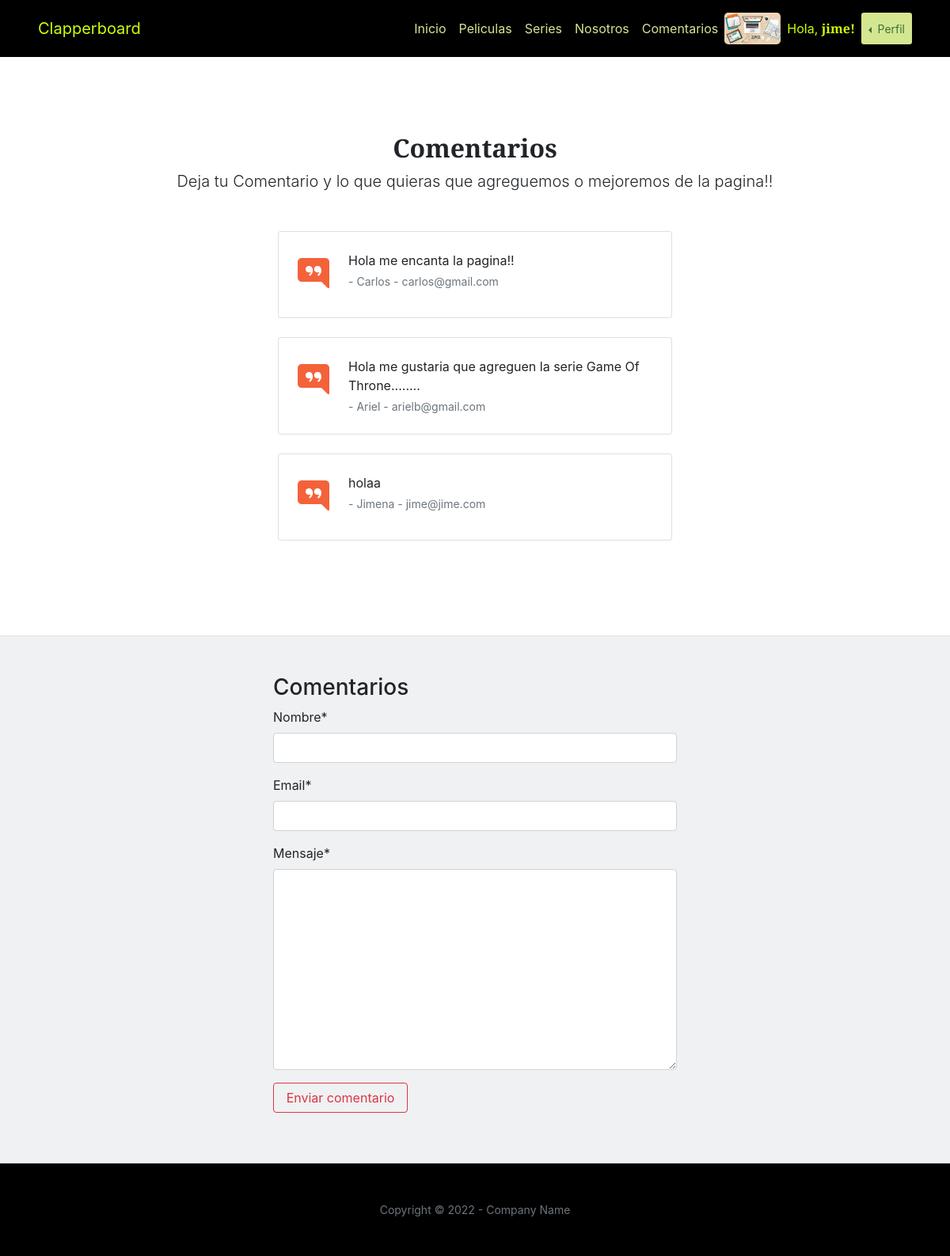
Screenshot of /comentarios/ (signed in) with the database file from the repository.
### clapperboardApp/models.py (models this page shows)
class Avatar(models.Model):
    usuario = models.OneToOneField(User, primary_key=True, on_delete=models.CASCADE)
    imagen = models.ImageField(upload_to='avatar/', blank=True)

class Comentario(models.Model):
    nombre = models.CharField(max_length=50)
    email = models.EmailField()
    mensaje = models.TextField(max_length=500, blank=True, null=True)
    actualizado = models.DateTimeField(auto_now=True)
    creado = models.DateTimeField(auto_now_add=True)
    class Meta:
        ordering = ['-creado']

### clapperboardApp/views.py (the view)
# urls.py: path('comentarios/', comentarios, name= "comentarios"),
def comentarios(request):
    comentarios = Comentario.objects.all()
    form = NuevoComentario()
    if request.method == "POST":
        form = NuevoComentario(request.POST)
        if form.is_valid():
            info_comentarios = form.cleaned_data
            comentarios = Comentario(nombre=info_comentarios["nombre"],
                                     email=info_comentarios["email"],
                                     mensaje=info_comentarios["mensaje"])
            comentarios.save()
            messages.success(request, "Comentario agregado con éxito!")
            return redirect("comentarios")
        else:
            messages.error(request, "Error al agregar el comentario")
            return redirect("comentarios")
    else:
        form = NuevoComentario()
    return render(request, "clapperboardApp/comentarios.html", {"comentarios": comentarios, "form": form})

### clapperboardApp/forms.py
class NuevoComentario(forms.Form):
    nombre = forms.CharField(max_length=50)
    email = forms.EmailField()
    mensaje = forms.CharField(max_length=300, required=True, widget=forms.Textarea)

### clapperboardApp/templates/clapperboardApp/comentarios.html (shortened to what this page needs)
{% extends 'clapperboardApp/base.html' %}
{% load static %}
{% load crispy_forms_tags %}
{% block contenidoPagina %}
    <section class="py-5 border-bottom">
        <div class="container px-5 my-5 px-5">
            <div class="text-center mb-5">
                <h2 class="fw-bolder">Comentarios</h2>
                <p class="lead mb-0">Deja tu Comentario y lo que quieras que agreguemos o mejoremos de la pagina!! </p>
            </div>
            <div class="row gx-5 justify-content-center">
                <div class="col-lg-6">
                    {% for comentario in comentarios %}
                        <div class="card mb-4">
                            <div class="card-body p-4">
                                <div class="d-flex">
                                    <div class="flex-shrink-0"><i class="bi bi-chat-right-quote-fill text-primary fs-1"></i></div>
                                    <div class="ms-4">
                                        <p class="mb-1"> {{comentario.mensaje}} </p>
                                        <div class="small text-muted"> - {{comentario.nombre}} - {{comentario.email}} </div>
                                    </div>
                                </div>
                            </div>
                        </div>
                    {% endfor %}
                </div>
            </div>
        </div>
    </section>
        <section class="bg-secondary bg-opacity-10 py-5">
            <div class="container px-5">
                <div class="row gx-6 justify-content-center">
                    <div class="col-lg-6">
                        <h3>Comentarios</h3>
                        <form action="" method="post">
                            {{form | crispy}}
                            <button class="btn btn-outline-danger my-3 d-grid gap-2 col-4" type="submit">Enviar comentario</button>
                        </form>
                    </div>
                </div>
            </div>
        </section>
{% endblock %}

### clapperboardApp/templates/clapperboardApp/base.html (shortened to what this page needs)
{% load static %}
<!DOCTYPE html>
<html lang="es">
    <head>
        <link href="https://cdn.jsdelivr.net/npm/bootstrap-icons@1.5.0/font/bootstrap-icons.css" rel="stylesheet" />
        <link href="https://cdnjs.cloudflare.com/ajax/libs/SimpleLightbox/2.1.0/simpleLightbox.min.css" rel="stylesheet" />
        <link href="{% static 'css/styles.css' %}" rel="stylesheet" />
    </head>
    <body id="page-top">
        <nav class="navbar navbar-expand-lg navbar-dark bg-black py-3">
            <div class="container-fluid px-4 px-lg-5">
                <a class="navbar-brand" href="{% url 'inicio' %}"> <span style="color: rgb(205, 255, 7);"> Clapperboard </span></a>
                <div class="collapse navbar-collapse" id="navbarTogglerDemo02">
                    <ul class="navbar-nav ms-auto my-2 my-lg-0">
                        <li class="nav-item"><a class="nav-link" href="{% url 'inicio' %}"><span style="color: #d5e691"> Inicio </span></a></li>
                        <li class="nav-item"><a class="nav-link" href="{% url 'peliculas' %}"><span style="color: #d5e691"> Peliculas </span></a></li>
                        <li class="nav-item"><a class="nav-link" href="{% url 'series' %}"><span style="color: #d5e691"> Series </span></a></li>
                        <li class="nav-item"><a class="nav-link" href="{% url 'about' %}"><span style="color: #d5e691"> Nosotros </span></a></li>
                        <li class="nav-item"><a class="nav-link" href="{% url 'comentarios' %}"><span style="color: #d5e691"> Comentarios </span></a></li>
                        {% if user.is_authenticated %}
                            {% if user.avatar.imagen %}
                                <img class="rounded-3" src=" {{ user.avatar.imagen.url }} " alt="" srcset="" style="height: 40px;">
                            {% else %}
                                <img class="rounded-3" src=" /media/avatar/generica.jpg " alt="" srcset="" style="height: 40px;">
                            {% endif %}
                            <li class="nav-item"> <p class="text my-2 mx-2" style="color: #cdff07;">  Hola, <b>{{user.username}}!</b></p></li>
                            <div class="btn-group dropstart">
                                <button class="btn btn-sm dropdown-toggle" style="background-color: #d5e691" type="button" data-bs-toggle="dropdown" aria-expanded="false">
                                Perfil
                                </button>
                            </div>
                        {% else %}
                            <li class="nav-item"><a class="btn btn-outline-secondary mx-2" style="color: #cdff07;" href="{% url 'login' %}">Iniciar Sesión</a></li>
                            <li class="nav-item"><a class="btn btn-outline-secondary mx-2" style="color: #cdff07;" href="{% url 'register' %}">Registrarse</a></li>
                        {% endif %}
                    </ul>
                </div>
            </div>
        </nav>
        {% block contenidoPagina %}
        {% endblock %}
        <footer class="bg-black py-5">
            <div class="container px-4 px-lg-5"><div class="small text-center text-muted">Copyright &copy; 2022 - Company Name</div></div>
        </footer>
    </body>
</html>

### rows the page displays
Comentario: mensaje "Hola me encanta la pagina!!", nombre "Carlos", email "carlos@gmail.com"
Comentario: mensaje "Hola me gustaria que agreguen la serie Game Of Throne........", nombre "Ariel", email "arielb@gmail.com"
Comentario: mensaje "holaa", nombre "Jimena", email "jime@jime.com"

### other values shown
{{ user.username }} "jime"
